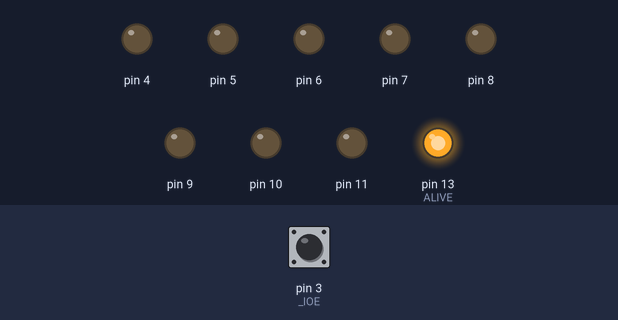
Simulated run of this sketch. Board: Arduino Uno, built with avr-gcc and run on an emulated ATmega328P. Parts: output pins drawn as LEDs (lit = HIGH). Dashed ring = blinking. Inputs (shaded band) come from the test bench; at power-on: pin 3 (_IOE) HIGH.

Above: at 1.2 s.
1.3 s: pin 3 (_IOE) driven LOW
At 1.7 s:
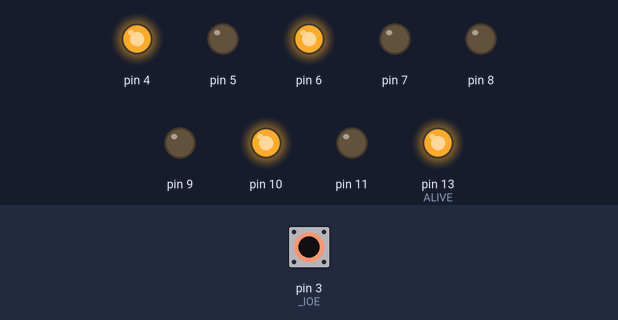
2.8 s: pin 3 (_IOE) driven HIGH
At 4.0 s:
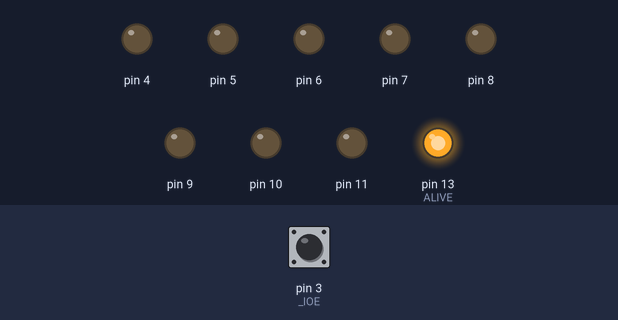
4.3 s: pin 3 (_IOE) pulsed LOW 2 times (0.12 s each, 0.3 s apart)
At 4.66 s:
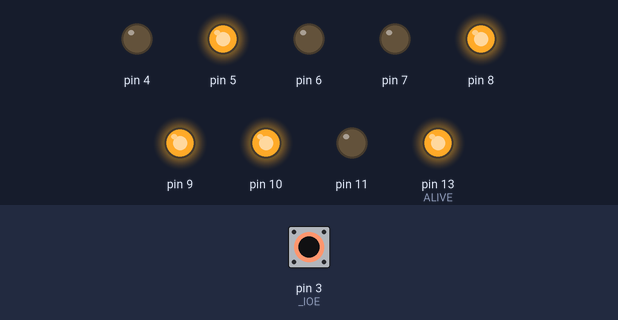
6.4 s: pin 3 (_IOE) driven LOW
At 6.8 s:
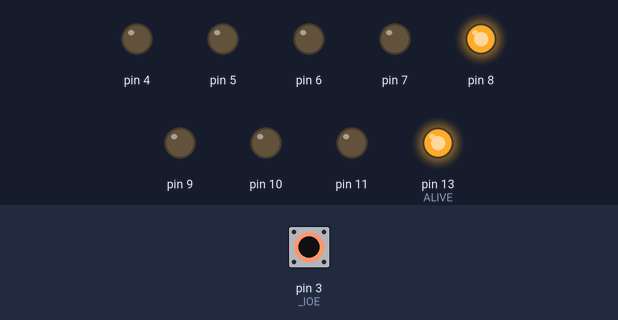
7.9 s: pin 3 (_IOE) pulsed HIGH 5 times (0.12 s each, 0.3 s apart)
At 8.41 s:
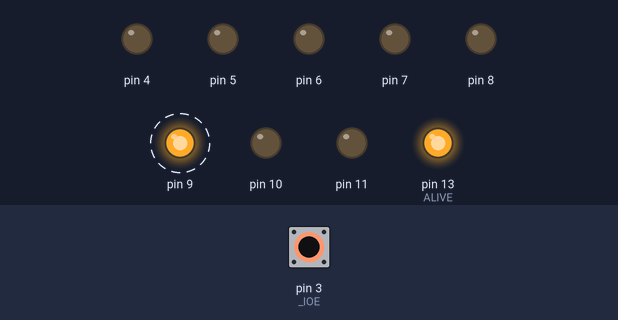
Timing chart, 0 to 10.9 s (numbered marks = the images above; inputs shaded):
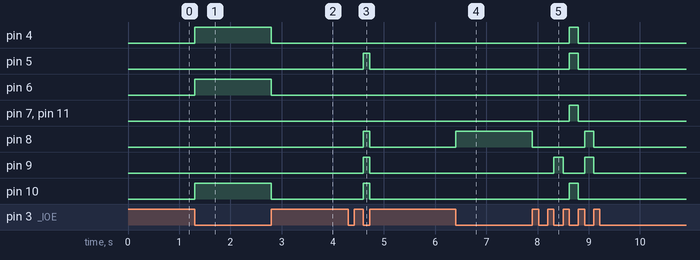

The sketch:

load_pgm.ino
```cpp
#define CLK 2
#define _IOW 12
#define _IOE 3
#define ALIVE 13

#include "pgm.h"


unsigned int pointer = 0;

inline void setDataInput() {

    // Set pins 4-7 to input: the MSB nibble
    PORTD &= 0b00001111;
    DDRD &= 0b00001111;

    // Set pins 8-11 to input: the LSB nibble
    PORTB &= 0b11110000;
    DDRB &= 0b11110000;
}

inline void setDataOutput(byte databyte) {

    // Set pins 4-7 to output: the MSB nibble
    DDRD |= 0b11110000;
    PORTD = (databyte & 0xF0) | (PORTD & 0x0F);

    // Set pins 8-11 to output: the LSB nibble
    DDRB |= 0b00001111;
    PORTB = (databyte & 0x0F) | (PORTB & 0xF0);
}

void setup() {

    pgm[0]=(byte) (sizeof(pgm)/2); // integer division will automatically strip off the extra length byte.

    pinMode(CLK, INPUT);
    pinMode(_IOW, INPUT);
    pinMode(_IOE, INPUT);
    pinMode(ALIVE, OUTPUT);
    digitalWrite(13,HIGH);

    setDataInput();

    //Serial.begin(115200);

    attachInterrupt(digitalPinToInterrupt(_IOE), handleIOEnable, CHANGE);
}

void handleIOEnable() {

    if (digitalRead(_IOE) == LOW) {
        if (pointer < sizeof(pgm)) {

            setDataOutput(pgm[pointer++]);
            //Serial.println("tx");
        }
    } else {

        setDataInput();
    }
}


void loop() {

}
```

pgm.h
```cpp
byte pgm[] = {
    0b00000000,   // length byte
    /* 000 */ 0b00000000, 0b00100111, //		DATA SP, #0
    /* 001 */ 0b00000001, 0b00000000,
    /* 002 */ 0b00000010, 0b10111100, //		STO [#prime_count], SP
    /* 003 */ 0b00000011, 0b00000000,
    /* 004 */ 0b00000100, 0b10110111, //		CALL #main
    /* 005 */ 0b00000101, 0b10100000,
    /* 006 */ 0b00000110, 0b00101101, //		HLT
    /* 032 */ 0b00100000, 0b11111011, //	calc_remaind:	CMP Rd, Rb
    /* 033 */ 0b00100001, 0b00111000, //		JC #_1
    /* 034 */ 0b00100010, 0b00100100,
    /* 035 */ 0b00100011, 0b01101110, //		RET
    /* 036 */ 0b00100100, 0b11001011, //	_1:	SUB Rd, Rb
    /* 037 */ 0b00100101, 0b00101111, //		JMP #calc_remaind
    /* 038 */ 0b00100110, 0b00100000,
    /* 064 */ 0b01000000, 0b00001111, //	is_prime:	DATA Rb, #0
    /* 065 */ 0b01000001, 0b00000000,
    /* 066 */ 0b01000010, 0b01010111, //	_5:	LOD Rc, [#prime_count]
    /* 067 */ 0b01000011, 0b00000000,
    /* 068 */ 0b01000100, 0b11110110, //		CMP Rb, Rc
    /* 069 */ 0b01000101, 0b00111000, //		JC #_2
    /* 070 */ 0b01000110, 0b01100010,
    /* 071 */ 0b01000111, 0b00010111, //		DATA Rc, #primes
    /* 072 */ 0b01001000, 0b00000001,
    /* 073 */ 0b01001001, 0b11001110, //		ADD Rc, Rb
    /* 074 */ 0b01001010, 0b01010010, //		LOD Rc, [Rc]
    /* 075 */ 0b01001011, 0b10110001, //		PUSH Rb
    /* 076 */ 0b01001100, 0b00001111, //		DATA Rb, #16
    /* 077 */ 0b01001101, 0b00010000,
    /* 078 */ 0b01001110, 0b11111010, //		CMP Rc, Rb
    /* 079 */ 0b01001111, 0b00111000, //		JC #_3
    /* 080 */ 0b01010000, 0b01100001,
    /* 081 */ 0b01010001, 0b00001010, //		MOV Rb, Rc
    /* 082 */ 0b01010010, 0b00010011, //		MOV Rc, Rd
    /* 083 */ 0b01010011, 0b10110111, //		CALL #calc_remaind
    /* 084 */ 0b01010100, 0b00100000,
    /* 085 */ 0b01010101, 0b11111111, //		TST Rd
    /* 086 */ 0b01010110, 0b00111001, //		JZ #_4
    /* 087 */ 0b01010111, 0b01011101,
    /* 088 */ 0b01011000, 0b00011010, //		MOV Rd, Rc
    /* 089 */ 0b01011001, 0b01001110, //		POP Rb
    /* 090 */ 0b01011010, 0b11000001, //		INC Rb
    /* 091 */ 0b01011011, 0b00101111, //		JMP #_5
    /* 092 */ 0b01011100, 0b01000010,
    /* 093 */ 0b01011101, 0b01001110, //	_4:	POP Rb
    /* 094 */ 0b01011110, 0b00011111, //		DATA Rd, #0
    /* 095 */ 0b01011111, 0b00000000,
    /* 096 */ 0b01100000, 0b01101110, //		RET
    /* 097 */ 0b01100001, 0b01001110, //	_3:	POP Rb
    /* 098 */ 0b01100010, 0b00011111, //	_2:	DATA Rd, #1
    /* 099 */ 0b01100011, 0b00000001,
    /* 100 */ 0b01100100, 0b01101110, //		RET
    /* 128 */ 0b10000000, 0b00011111, //	find_primes:	DATA Rd, #3
    /* 129 */ 0b10000001, 0b00000011,
    /* 130 */ 0b10000010, 0b11111111, //		TST Rd
    /* 131 */ 0b10000011, 0b00111000, //	_6:	JC #_7
    /* 132 */ 0b10000100, 0b10011011,
    /* 133 */ 0b10000101, 0b10110011, //		PUSH Rd
    /* 134 */ 0b10000110, 0b10110111, //		CALL #is_prime
    /* 135 */ 0b10000111, 0b01000000,
    /* 136 */ 0b10001000, 0b11111111, //		TST Rd
    /* 137 */ 0b10001001, 0b00111001, //		JZ #_8
    /* 138 */ 0b10001010, 0b10010101,
    /* 139 */ 0b10001011, 0b01000100, //		LOD Ra, [SP]
    /* 140 */ 0b10001100, 0b00010111, //		DATA Rc, #primes
    /* 141 */ 0b10001101, 0b00000001,
    /* 142 */ 0b10001110, 0b01001111, //		LOD Rb, [#prime_count]
    /* 143 */ 0b10001111, 0b00000000,
    /* 144 */ 0b10010000, 0b11001110, //		ADD Rc, Rb
    /* 145 */ 0b10010001, 0b10010000, //		STO [Rc], Ra
    /* 146 */ 0b10010010, 0b11000001, //		INC Rb
    /* 147 */ 0b10010011, 0b10111001, //		STO [#prime_count], Rb
    /* 148 */ 0b10010100, 0b00000000,
    /* 149 */ 0b10010101, 0b01011110, //	_8:	POP Rd
    /* 150 */ 0b10010110, 0b00001111, //		DATA Rb, #2
    /* 151 */ 0b10010111, 0b00000010,
    /* 152 */ 0b10011000, 0b11001111, //		ADD Rd, Rb
    /* 153 */ 0b10011001, 0b00101111, //		JMP #_6
    /* 154 */ 0b10011010, 0b10000011,
    /* 155 */ 0b10011011, 0b01101110, //	_7:	RET
    /* 160 */ 0b10100000, 0b00000111, //	main:	DATA Ra, #2
    /* 161 */ 0b10100001, 0b00000010,
    /* 162 */ 0b10100010, 0b10110111, //		CALL #find_primes
    /* 163 */ 0b10100011, 0b10000000,
    /* 164 */ 0b10100100, 0b01101110 //		RET
};
```

Measured:
- after the input at 1.3 s, pin 4, pin 6, pin 10: LOW → HIGH at once
- after the input at 2.8 s, pin 4, pin 6, pin 10: HIGH → LOW at once
- after the input at 4.3 s, pin 5, pin 8–10: LOW → HIGH after 0.30 s, → LOW 0.12 s later
- after the input at 6.4 s, pin 8: LOW → HIGH at once
- after the input at 7.9 s, pin 4, pin 5, pin 7, pin 10, pin 11: LOW → HIGH after 0.72 s, → LOW 0.18 s later; pin 8: HIGH → LOW at once, → HIGH 1.0 s later, → LOW 0.18 s later; pin 9: alternates HIGH for 0.18 s and LOW for 0.42 s, 4 changes in all, then stays LOW, starting after 0.42 s
